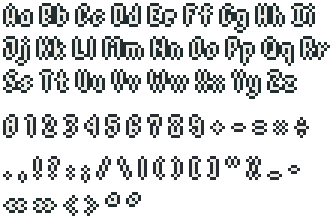
#> input picture assets/UI/RPG-Font.png, 111 x 73 px (shown 3 times larger)
$ python build_rpg_font.py
#> lines starting #> are read from the running program, lines starting #| are printed output that depends on the picture; after the words box and inside, x2 and y2 are one past the last pixel; in counts of white or black regions, pixels touching at a corner belong together
# Rebuilds RPG-Font.fnt + RPG-Font_bitmap.png from the RPG-Font.png specimen sheet.
# Usage:  python tools/build_rpg_font.py       (needs Pillow + numpy)
from PIL import Image
import numpy as np, os

ASSET_DIR = os.path.join(os.path.dirname(__file__), '..', 'assets', 'UI')
SRC = os.path.join(ASSET_DIR, 'RPG-Font.png')
SCRATCH = ASSET_DIR  # also drop a copy here (harmless; overwrites the real output)

im = Image.open(SRC).convert('RGBA')
#> im is the input picture: PIL image 111x73 RGBA; mean R, G, B, A 198.1, 199.1, 196.2, 71.2
alpha = np.array(im)[:, :, 3]
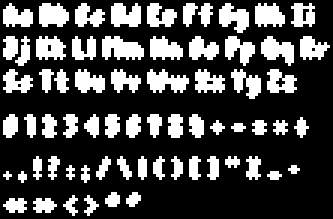
#> alpha: shape (73, 111) (shown 3 times larger); 27.9% white; 67 white regions (17 under 20 px), largest, box (x1, y1, x2, y2) and area: (34, 12, 48, 20) 80, (49, 23, 63, 31) 70, (87, 12, 98, 22) 67

def trim(x0, y0, x1, y1):
    sub = alpha[y0:y1, x0:x1]
    ys, xs = np.where(sub > 0)
    if len(xs) == 0:
        return None
    return (x0 + xs.min(), y0 + ys.min(), x0 + xs.max() + 1, y0 + ys.max() + 1)

BASE = 8           # baseline row measured from top of the line box
LINE_HEIGHT = 12

# glyph -> dict(src=(x0,y0,x1,y1), yoffset=int, xadvance=int)
G = {}

# ---------- letters (fused capital+lowercase pairs) ----------
band_tops = {1: 1, 2: 12, 3: 23}
band1 = [(1,10),(13,22),(25,34),(37,46),(49,58),(61,70),(73,82),(85,94),(97,104)]
band2 = [(1,9),(12,21),(24,31),(34,47),(50,60),(63,72),(75,84),(87,97),(100,109)]
band3 = [(1,10),(13,22),(25,34),(37,46),(49,62),(65,74),(77,86),(89,98)]
letters = "ABCDEFGHIJKLMNOPQRSTUVWXYZ"
cells = [(c, 1) for c in band1] + [(c, 2) for c in band2] + [(c, 3) for c in band3]
splits = dict(zip(letters, [5,5,5,5,4,5,5,5,4,5,4,4,7,6,5,4,6,5,5,5,5,5,7,5,4,5]))

for ((xs, xe), band), ch in zip(cells, letters):
    top = band_tops[band]
    bot = top + 11
    sp = splits[ch]
    cap = trim(xs, top, xs + sp, bot)
    low = trim(xs + sp, top, xe + 1, bot)
    for c, b in ((ch, cap), (ch.lower(), low)):
        if b is None:
            continue
        G[c] = dict(src=b, yoffset=b[1] - top, xadvance=(b[2] - b[0]) + 1)
#> this loop made 26 passes
#> (cap, low) on passes 1 to 12: ((1, 1, 6, 9), (6, 3, 11, 9)), ((13, 1, 18, 9), (18, 1, 23, 9)), ((25, 1, 30, 9), (30, 3, 35, 9)), ((37, 1, 42, 9), (42, 1, 47, 9)), ((49, 1, 53, 9), (53, 2, 59, 9)), ((61, 1, 66, 9), (66, 1, 71, 9)), ((73, 1, 78, 9), (78, 3, 83, 11)), ((85, 1, 90, 9), (90, 1, 95, 9)), ((97, 1, 101, 9), (101, 1, 105, 9)), ((1, 12, 6, 21), (6, 12, 10, 22)), ((12, 12, 16, 20), (16, 12, 22, 20)), ((24, 12, 28, 20), (28, 12, 32, 20))

# ---------- digits ----------
digit_groups = [(1,5),(8,11),(14,18),(21,25),(28,32),(35,39),(42,46),(49,53),(56,60),(63,67)]
for (xs, xe), d in zip(digit_groups, "0123456789"):
    b = trim(xs, 38, xe + 1, 46)
    G[d] = dict(src=b, yoffset=b[1] - 38, xadvance=(b[2] - b[0]) + 1)
#> this loop made 10 passes
#> b on passes 1 to 10: (1, 38, 6, 46), (8, 38, 12, 46), (14, 38, 19, 46), (21, 38, 26, 46), (28, 38, 33, 46), (35, 38, 40, 46), (42, 38, 47, 46), (49, 38, 54, 46), (56, 38, 61, 46), (63, 38, 68, 46)
#> after the loop, G = 62 items

# ---------- punctuation (band 5, baseline ~y59 -> +1 shift) ----------
punct_order = ['.', ',', '!', '?', ':', ';', '/', '\\', '|',
               '(', ')', '[', ']', '"', '&', '_', '-']
punct_x = [(1,3),(6,8),(11,13),(16,19),(22,24),(27,29),(32,36),(39,43),(46,48),
           (51,54),(57,60),(63,66),(69,72),(75,79),(82,86),(89,93),(96,99)]
for c, (xs, xe) in zip(punct_order, punct_x):
    b = trim(xs, 52, xe + 1, 61)
    if b is None:
        continue
    G[c] = dict(src=b, yoffset=(b[1] - 52) + 1, xadvance=(b[2] - b[0]) + 1)
#> this loop made 17 passes
#> b on passes 3, 4, 7, 8, 9, 10, 11, 12, 13, 15: (11, 52, 14, 60), (16, 52, 20, 60), (32, 52, 37, 60), (39, 52, 44, 60), (46, 52, 49, 60), (51, 52, 55, 60), (57, 52, 61, 60), (63, 52, 67, 60), (69, 52, 73, 60), (82, 52, 87, 60)
#> (ys in trim, b) on passes 1, 2, 5, 6, 14, 16: ([5, 6, 6, 6, 7], (1, 57, 4, 60)), ([5, 6, 6, 6, 7, 7, 7, 8], (6, 57, 9, 61)), ([3, 4, 4, 4, 5, 6, 6, 6, 7], (22, 55, 25, 60)), ([3, 4, 4, 4, 5, 6, 6, 6, 7, 7, 7, 8], (27, 55, 30, 61)), ([0, 0, 1, 1, 1, 1, 1, 2, 2, 2, 2, 2, 3, 3], (75, 52, 80, 56)), ([5, 5, 5, 6, 6, 6, 6, 6, 7, 7, 7], (89, 57, 94, 60))
#> after the loop, G = 79 items

# ---------- dingbat row, part 1: tail of the digit row (same metrics as digits) ----------
# Best-effort identification of hand-drawn ornaments; remap the keys if you disagree.
dingbat_b4 = {'◆': (70, 74),   # filled diamond
              '•': (77, 81),   # centred bullet / separator
              '=':      (84, 88),   # double bar
              '×': (91, 95),   # multiplication cross
              '*':      (98, 102)}  # 4-point star / asterisk
for c, (xs, xe) in dingbat_b4.items():
    b = trim(xs, 38, xe + 1, 46)
    G[c] = dict(src=b, yoffset=b[1] - 38, xadvance=(b[2] - b[0]) + 1)
#> this loop made 5 passes
#> b on passes 3 to 5: (84, 40, 89, 45), (91, 40, 96, 45), (98, 39, 103, 46)
#> (ys in trim, b) on passes 1 to 2: ([2, 3, 3, 3, 4, 4, 4, 4, 4, 5, 5, 5, 6], (70, 40, 75, 45)), ([3, 3, 3, 4, 4, 4, 4, 4, 5, 5, 5], (77, 41, 82, 44))
#> after the loop, G = 84 items

# ---------- dingbat row, part 2: bottom row (baseline at y=71 -> reference top y=63) ----------
dingbat_b6 = {'«': (1, 8),     # << (left guillemet); swap to '{' if preferred
              '»': (11, 18),   # >> (right guillemet); swap to '}' if preferred
              '<':      (21, 25),
              '>':      (28, 32),
              "'":      (35, 39),   # apostrophe / single quote
              '`':      (42, 46)}   # grave / backtick
for c, (xs, xe) in dingbat_b6.items():
    b = trim(xs, 63, xe + 1, 72)
    G[c] = dict(src=b, yoffset=b[1] - 63, xadvance=(b[2] - b[0]) + 1)
#> this loop made 6 passes
#> b on passes 1 to 6: (1, 66, 9, 71), (11, 66, 19, 71), (21, 65, 26, 72), (28, 65, 33, 72), (35, 64, 40, 69), (42, 64, 47, 69)
#> after the loop, G = 90 items

# ---------- pack atlas ----------
GUT = 1
MAXW = 256
items = sorted(G.items())
#> items = 90 items
x = y = GUT
rowh = 0
placed = {}
for c, g in items:
    w = g['src'][2] - g['src'][0]
    h = g['src'][3] - g['src'][1]
    if x + w + GUT > MAXW:
        x = GUT
        y += rowh + GUT
        rowh = 0
    placed[c] = (x, y, w, h)
    x += w + GUT
    rowh = max(rowh, h)
#> this loop made 90 passes
#> (c, g, w, h, x, y, rowh) on pass 46: ('S', {'src': (1, 23, 6, 31), 'yoffset': 0, 'xadvance': 6}, 5, 8, 7, 11, 8)
#> (w, h, x, y, rowh) on pass 87: (8, 5, 1, 22, 0)
#> after the loop, placed = 90 items; rowh = 5; x = 28; y = 22
atlas_w = MAXW
atlas_h = y + rowh + GUT
#> atlas_h = 28
# round up to power-of-two-ish not required; keep tight
atlas = Image.new('RGBA', (atlas_w, atlas_h), (0, 0, 0, 0))
#> atlas: PIL image 256x28 RGBA; every value is 0
for c, g in items:
    px, py, w, h = placed[c]
    atlas.paste(im.crop(g['src']), (px, py))
#> this loop made 90 passes
#> (c, g, px, py, w, h) on passes 1 to 9: ('!', {'src': (11, 52, 14, 60), 'yoffset': 1, 'xadvance': 4}, 1, 1, 3, 8), ('"', {'src': (75, 52, 80, 56), 'yoffset': 1, 'xadvance': 6}, 5, 1, 5, 4), ('&', {'src': (82, 52, 87, 60), 'yoffset': 1, 'xadvance': 6}, 11, 1, 5, 8), ("'", {'src': (35, 64, 40, 69), 'yoffset': 1, 'xadvance': 6}, 17, 1, 5, 5), ('(', {'src': (51, 52, 55, 60), 'yoffset': 1, 'xadvance': 5}, 23, 1, 4, 8), (')', {'src': (57, 52, 61, 60), 'yoffset': 1, 'xadvance': 5}, 28, 1, 4, 8), ('*', {'src': (98, 39, 103, 46), 'yoffset': 1, 'xadvance': 6}, 33, 1, 5, 7), (',', {'src': (6, 57, 9, 61), 'yoffset': 6, 'xadvance': 4}, 39, 1, 3, 4), ('-', {'src': (96, 55, 100, 58), 'yoffset': 4, 'xadvance': 5}, 43, 1, 4, 3)
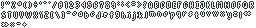
#> atlas: PIL image 256x28 RGBA; mean R, G, B, A 62, 63.7, 63.4, 80.5; transparent parts drawn white

atlas_name = 'RPG-Font_bitmap.png'
atlas.save(os.path.join(ASSET_DIR, atlas_name))
atlas.save(os.path.join(SCRATCH, atlas_name))

# ---------- write .fnt (AngelCode text) ----------
lines = []
lines.append('info face="RPG-Font" size=10 bold=0 italic=0 charset="" unicode=1 '
             'stretchH=100 smooth=0 aa=1 padding=0,0,0,0 spacing=1,1 outline=0')
lines.append(f'common lineHeight={LINE_HEIGHT} base={BASE} scaleW={atlas_w} scaleH={atlas_h} '
             'pages=1 packed=0 alphaChnl=1 redChnl=0 greenChnl=0 blueChnl=0')
lines.append(f'page id=0 file="{atlas_name}"')

chars = []
# space
chars.append(dict(id=32, x=0, y=0, w=0, h=0, xo=0, yo=0, xa=4))
for c, g in items:
    px, py, w, h = placed[c]
    chars.append(dict(id=ord(c), x=px, y=py, w=w, h=h,
                      xo=0, yo=g['yoffset'], xa=g['xadvance']))
#> this loop made 90 passes
#> (c, g) on passes 25 to 35: ('=', {'src': (84, 40, 89, 45), 'yoffset': 2, 'xadvance': 6}), ('>', {'src': (28, 65, 33, 72), 'yoffset': 2, 'xadvance': 6}), ('?', {'src': (16, 52, 20, 60), 'yoffset': 1, 'xadvance': 5}), ('A', {'src': (1, 1, 6, 9), 'yoffset': 0, 'xadvance': 6}), ('B', {'src': (13, 1, 18, 9), 'yoffset': 0, 'xadvance': 6}), ('C', {'src': (25, 1, 30, 9), 'yoffset': 0, 'xadvance': 6}), ('D', {'src': (37, 1, 42, 9), 'yoffset': 0, 'xadvance': 6}), ('E', {'src': (49, 1, 53, 9), 'yoffset': 0, 'xadvance': 5}), ('F', {'src': (61, 1, 66, 9), 'yoffset': 0, 'xadvance': 6}), ('G', {'src': (73, 1, 78, 9), 'yoffset': 0, 'xadvance': 6}), ('H', {'src': (85, 1, 90, 9), 'yoffset': 0, 'xadvance': 6})
#> (c, g, px, w, h) on passes 1 to 6: ('!', {'src': (11, 52, 14, 60), 'yoffset': 1, 'xadvance': 4}, 1, 3, 8), ('"', {'src': (75, 52, 80, 56), 'yoffset': 1, 'xadvance': 6}, 5, 5, 4), ('&', {'src': (82, 52, 87, 60), 'yoffset': 1, 'xadvance': 6}, 11, 5, 8), ("'", {'src': (35, 64, 40, 69), 'yoffset': 1, 'xadvance': 6}, 17, 5, 5), ('(', {'src': (51, 52, 55, 60), 'yoffset': 1, 'xadvance': 5}, 23, 4, 8), (')', {'src': (57, 52, 61, 60), 'yoffset': 1, 'xadvance': 5}, 28, 4, 8)
lines.append(f'chars count={len(chars)}')
for ch in chars:
    lines.append(
        f'char id={ch["id"]:<3} x={ch["x"]} y={ch["y"]} width={ch["w"]} height={ch["h"]} '
        f'xoffset={ch["xo"]} yoffset={ch["yo"]} xadvance={ch["xa"]} page=0 chnl=15')
#> this loop made 91 passes
lines.append('kernings count=0')

fnt_txt = '\n'.join(lines) + '\n'
open(os.path.join(ASSET_DIR, 'RPG-Font.fnt'), 'w', newline='\n', encoding='ascii').write(fnt_txt)
open(os.path.join(SCRATCH, 'RPG-Font.fnt'), 'w', newline='\n', encoding='ascii').write(fnt_txt)

print(f'atlas {atlas_w}x{atlas_h}, {len(items)} glyphs + space')
#| atlas 256x28, 90 glyphs + space
print('codepoints:', ' '.join(f'U+{ord(c):04X}' for c, _ in items))
#> (printed output is left out)
print('wrote:', os.path.join(ASSET_DIR, 'RPG-Font.fnt'))
print('wrote:', os.path.join(ASSET_DIR, atlas_name))
